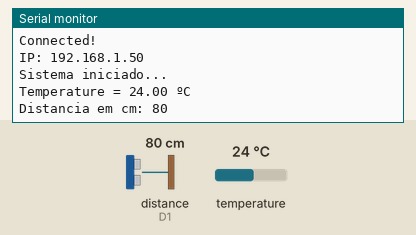
Simulated run of this sketch. Board: ESP8266 (NodeMCU). On the bench: the last lines printed to the serial monitor. The inputs (shaded band) are chosen by the test bench; at power-on: distance to the obstacle (sensor on D1) 80 cm, temperature 24 °C. The echo pulse lasts 58.3 µs per cm; WiFi joins after 1.5 s; servers stay silent unless stated.

Above: at 2.7 s.
2.8 s: distance to the obstacle (sensor on D1) set to 2 cm
At 5.0 s:
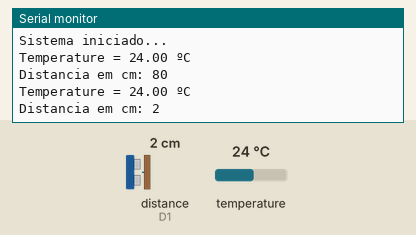
5.3 s: temperature set to 12 °C
At 6.8 s:
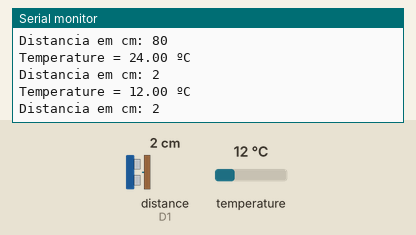
7.8 s: distance to the obstacle (sensor on D1) set to 4 cm
At 10.1 s:
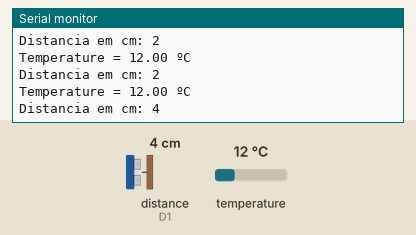
10.3 s: temperature set to 19 °C
At 11.9 s:
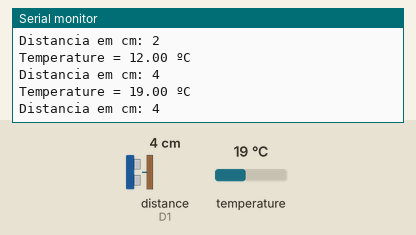
Timing chart, 0 to 13.4 s (numbered marks = the images above; inputs shaded):
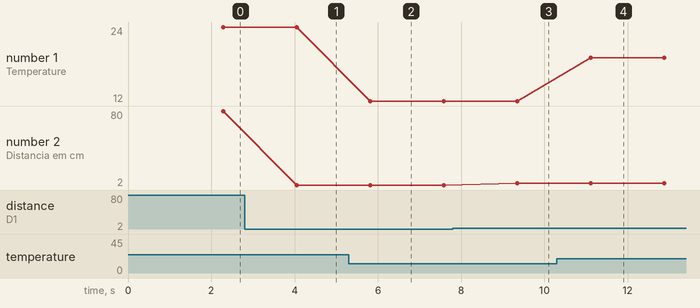

The sketch:

SensorDistanciaTemperatura.ino
```cpp
#include <OneWire.h>
#include <DallasTemperature.h>
#include <ESP8266WiFi.h>
#include <ESP8266WebServer.h>
#include <Ultrasonic.h>
#include "html.h"

// ---------- PINOS ----------
#define DS18B20PIN D2
#define pino_trigger D6
#define pino_echo D1

// ---------- OBJETOS ----------
OneWire oneWire(DS18B20PIN);
DallasTemperature sensor(&oneWire);
Ultrasonic ultrasonic(pino_trigger, pino_echo);
ESP8266WebServer server(80);

// ---------- VARIÁVEIS ----------
float _temperature;
long _distancia;

const char* ssid = "REDEWORK";
const char* password = "Acessonet05";

// ---------- PÁGINA PRINCIPAL ----------
void MainPage() {
  String _html_page = html_page;
  server.send(200, "text/html", _html_page);
}

// ---------- ROTA TEMPERATURA ----------
void Temp() {
  String TempValue = String(_temperature);
  server.send(200, "text/plain", TempValue);
}

// ---------- ROTA DISTÂNCIA ----------
void Dist() {
  String DistValue = String(_distancia);
  server.send(200, "text/plain", DistValue);
}

// ---------- SETUP ----------
void setup(void){

  Serial.begin(115200);

  WiFi.mode(WIFI_STA);
  WiFi.begin(ssid, password);

  Serial.print("Connecting to ");
  Serial.println(ssid);

  while (WiFi.status() != WL_CONNECTED) {
    delay(500);
    Serial.print(".");
  }

  Serial.println("\nConnected!");
  Serial.print("IP: ");
  Serial.println(WiFi.localIP());

  sensor.begin();

  server.on("/", MainPage);
  server.on("/readTemp", Temp);
  server.on("/readDist", Dist);

  server.begin();

  Serial.println("Sistema iniciado...");
}

// ---------- LOOP ----------
void loop(void){

  // Leitura temperatura
  sensor.requestTemperatures();
  _temperature = sensor.getTempCByIndex(0);

  Serial.print("Temperature = ");
  Serial.print(_temperature);
  Serial.println(" ºC");

  // Leitura distância
  _distancia = ultrasonic.read();

  Serial.print("Distancia em cm: ");
  Serial.println(_distancia);

  server.handleClient();

  delay(1000);
}
```

html.h
```cpp
const char html_page[] PROGMEM = R"rawliteral(
<!DOCTYPE html>
<html>
<head>
<meta charset="UTF-8">
<meta name="viewport" content="width=device-width, initial-scale=1.0">
<title>Industrial IoT Monitor</title>

<style>

body{
  background:#0A0A0A;
  color:#52FF00;
  font-family:Consolas;
  text-align:center;
}

.card{
  border:1px solid #52FF00;
  padding:20px;
  margin:20px auto;
  width:300px;
}

.normal{
  color:#52FF00;
}

.alta{
  color:#FF2D2D;
  font-weight:bold;
}

</style>
</head>

<body>

<h2>ESP8266 SENAI - Monitoramento</h2>

<div class="card">
  <h3>Temperatura</h3>
  <h1>
    <span id="TempValue" class="normal">0</span>&deg;C
  </h1>
  <div id="tempStatus" class="normal">NORMAL</div>
</div>

<div class="card">
  <h3>Distância</h3>
  <h1>
    <span id="DistValue" class="normal">0</span> cm
  </h1>
  <div id="distStatus" class="normal">NORMAL</div>
</div>

<script>

function updateTemp(){
  var xhttp = new XMLHttpRequest();
  xhttp.onreadystatechange = function(){
    if(this.readyState==4 && this.status==200){

      var temp = parseFloat(this.responseText.trim());
      if(isNaN(temp)) return;

      var tempSpan = document.getElementById("TempValue");
      var status = document.getElementById("tempStatus");

      tempSpan.innerHTML = temp.toFixed(1);

      if(temp > 29){
        status.innerHTML = "TEMPERATURA ALTA";
        status.className = "alta";
        tempSpan.className = "alta";
      }else{
        status.innerHTML = "NORMAL";
        status.className = "normal";
        tempSpan.className = "normal";
      }
    }
  };
  xhttp.open("GET","/readTemp",true);
  xhttp.send();
}

function updateDist(){
  var xhttp = new XMLHttpRequest();
  xhttp.onreadystatechange = function(){
    if(this.readyState==4 && this.status==200){

      var dist = parseFloat(this.responseText.trim());
      if(isNaN(dist)) return;

      var distSpan = document.getElementById("DistValue");
      var status = document.getElementById("distStatus");

      distSpan.innerHTML = dist.toFixed(0);

      if(dist < 10 && dist > 0){
        status.innerHTML = "OBJETO PRÓXIMO";
        status.className = "alta";
        distSpan.className = "alta";
      }else{
        status.innerHTML = "NORMAL";
        status.className = "normal";
        distSpan.className = "normal";
      }
    }
  };
  xhttp.open("GET","/readDist",true);
  xhttp.send();
}

function updateAll(){
  updateTemp();
  updateDist();
}

setInterval(updateAll,1000);
updateAll();

</script>

</body>
</html>
)rawliteral";
```

Measured:
- after the input at 2.8 s, the serial monitor: prints a new line after 1.3 s (image 1)
- after the input at 5.3 s, the serial monitor: prints a new line after 0.52 s (image 2)
- after the input at 7.8 s, the serial monitor: prints a new line after 1.5 s (image 3)
- after the input at 10.3 s, the serial monitor: prints a new line after 0.81 s (image 4)
- plotted number 1: 24 → 12 after the input at 5.3 s, 12 → 19 after the input at 10.3 s
- plotted number 2: 80 → 2 after the input at 2.8 s, 2 → 4 after the input at 7.8 s
